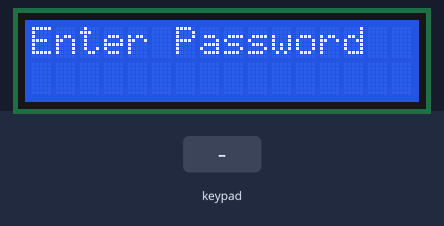
Simulated run of this sketch. Board: Arduino Uno, built with avr-gcc and run on an emulated ATmega328P. Parts: 16×2 character LCD. The inputs (shaded band) are chosen by the test bench.

Above: at 1.2 s.
1.3 s: keypad keys 2 3 4 5 # pressed 0.4 s apart
At 3.8 s:
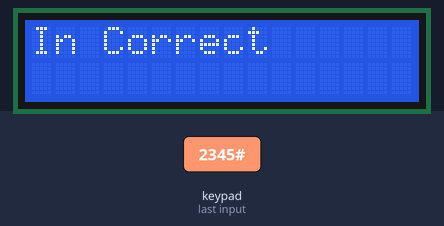
4.8 s: key 'A' pressed
At 5.8 s:
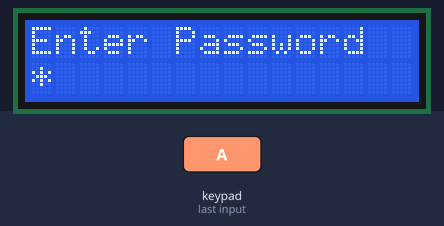
6.7 s: keypad keys 1 2 1 0 2 # pressed 0.4 s apart
At 11.4 s:
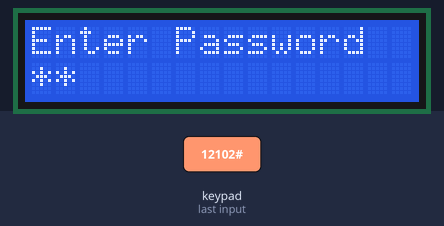
11.7 s: key 'B' pressed
At 12.2 s:
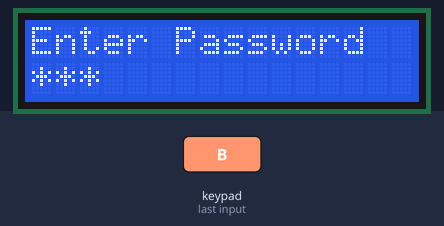
13.3 s: keypad keys 1 2 1 0 2 pressed 0.4 s apart
At 14.6 s:
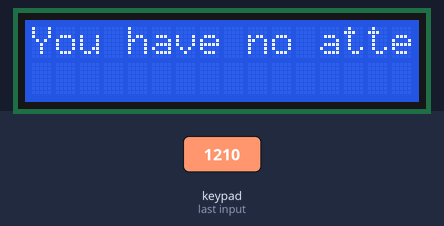
Timing chart, 0 to 16.3 s (numbered marks = the images above; inputs shaded):
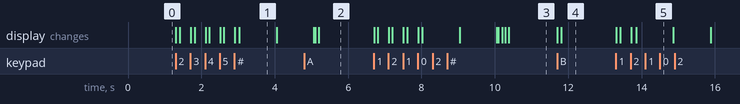

Measured:
- after the input at 1.3 s, the display: first changes at once (image 1 shows a later state)
- after the input at 4.8 s, the display: first differs from a run without the input after 0.30 s (image 2 shows a later state)
- after the input at 6.7 s, the display: first changes at once (image 3 shows a later state)
- after the input at 11.7 s, the display: first changes at once (image 4 shows a later state)
- after the input at 13.3 s, the display: first changes at once (image 5 shows a later state)
- what the display in image 1 shows lasts 1.1 s, from 3.0 s to 4.1 s

The sketch:

lcd_keypad----.ino
```cpp
#include <LiquidCrystal_I2C.h>
LiquidCrystal_I2C lcd(0x27, 16, 2);
#include <Keypad.h>
#define rows 4
#define cols 4
#define led 7
 unsigned long lastUpdateTime = 0;
unsigned long updateInterval =100;
 unsigned long currentTime = 0;
int countdown = 15; // Initial countdown value
int pass_l = 5; /*password lenght*/
int c = 0;
byte i=0;
String pass = "12102";
String Data;
char arr[rows][cols] = {
  {'1', '2', '3', 'A'},
  {'4', '5', '6', 'B'},
  {'7', '8', '9', 'C'},
  {'*', '0', '#', 'D'}
};
byte row_pin[4] = {2, 3, 4 ,5 }; /*8bit from memory*/
byte col_pin[4] = {6, 7, 8 , 9}; /*8bit from memory*/
Keypad customKeypad = Keypad(makeKeymap(arr), row_pin, col_pin, rows, cols);
void setup() {
  // put your setup code here, to run once:
  lcd.init();
  lcd.backlight();

}
int Attempts(){
 if(i==1){
  delay(1000);
  lcd.clear();
  lcd.print("Only two attempts left... ");
  }
  else if(i==2){
    delay(1000);
  lcd.clear();
  lcd.print("Only one attempt left... ");
  }
}

void loop() {
  // put your main code here, to run repeatedly:
  lcd.setCursor(0, 0);
  lcd.print("Enter Password");
  char key = customKeypad.getKey();
  if (key) { /*if(key==قيمه)*/
    Data += key;
    lcd.setCursor(c, 1);
    lcd.print(Data[c]);
    delay(100);
    lcd.setCursor(c, 1);
    lcd.print('*');
    c++;
    }
      if (c == pass_l){
    lcd.clear();
  if (Data == pass) {
    lcd.setCursor(0, 0);
    lcd.print("correct");
    i=0;
    delay(1000);
    lcd.clear();
    }
   else{
      lcd.setCursor(0, 0);
      lcd.println("In Correct ");
      i++;
      Attempts();
      if(i==3){
        lcd.clear();
        lcd.print("You have no attempts ");
        delay(1000);
        timer();
        }
      delay(1000);
      lcd.clear();
 }
  c = 0;
  Data = "";
      }
}
```

Time.ino
```cpp
void timer(){
     countdown=15;
  while (countdown>=0) {
    lcd.setCursor(0, 0);
    lcd.print("Try again in:");
    lcd.print(countdown);
    lcd.print("s");
    lastUpdateTime = currentTime;
    countdown--;
    // Check if countdown reaches 0, reset it
delay(1000);
    }
      countdown = 15;
      i = 0;
      delay(1000);
      lcd.clear();
    }
```

message.ino
```cpp
/*int Attempts(){
 if(i==1){
  delay(1000);
  lcd.clear();
  lcd.print("Only two attempts left... ");
  }
  else if(i==2){
    delay(1000);
  lcd.clear();
  lcd.print("Only one attempt left... ");
  }
}*/
```
